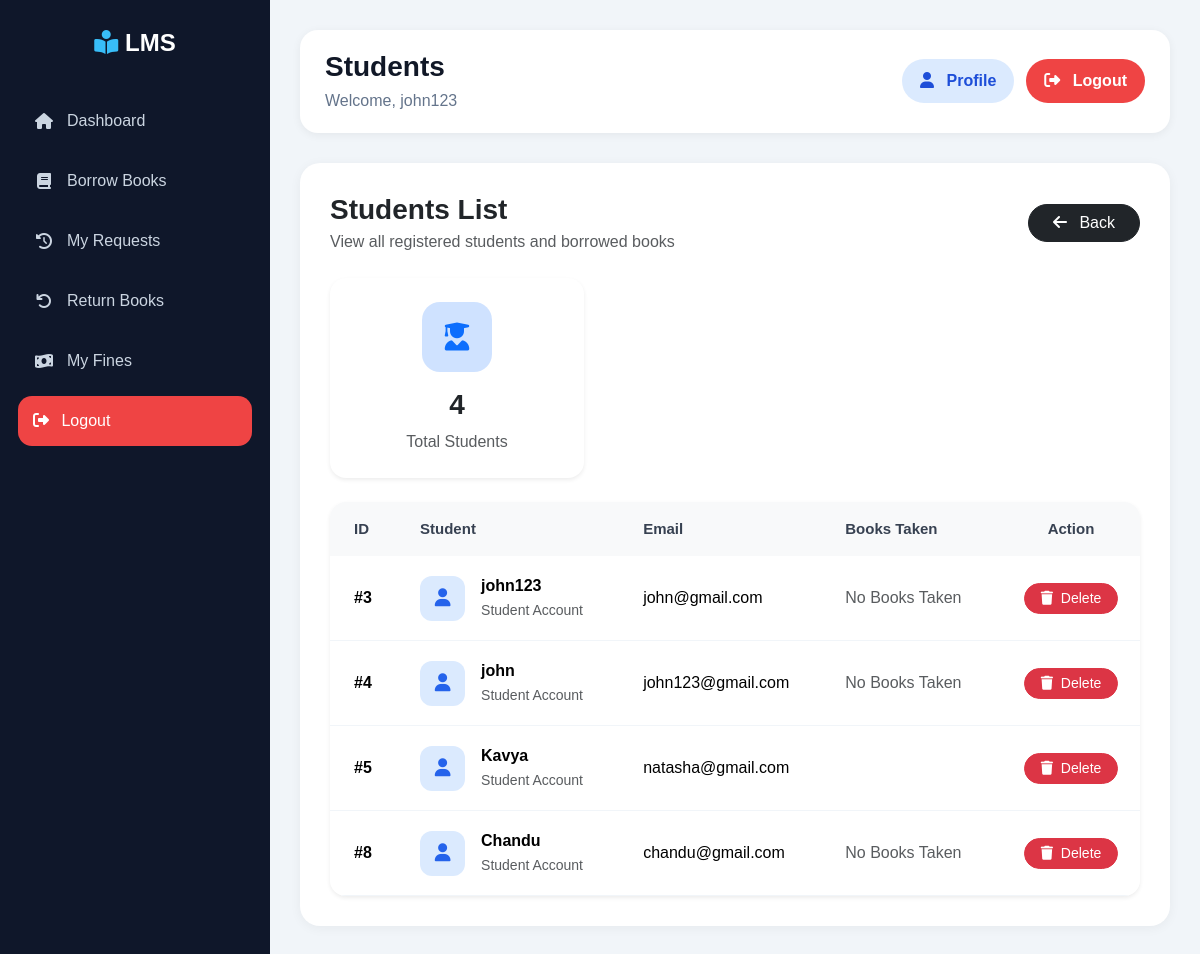
The app's page /librarian/students/ (signed in), older data.
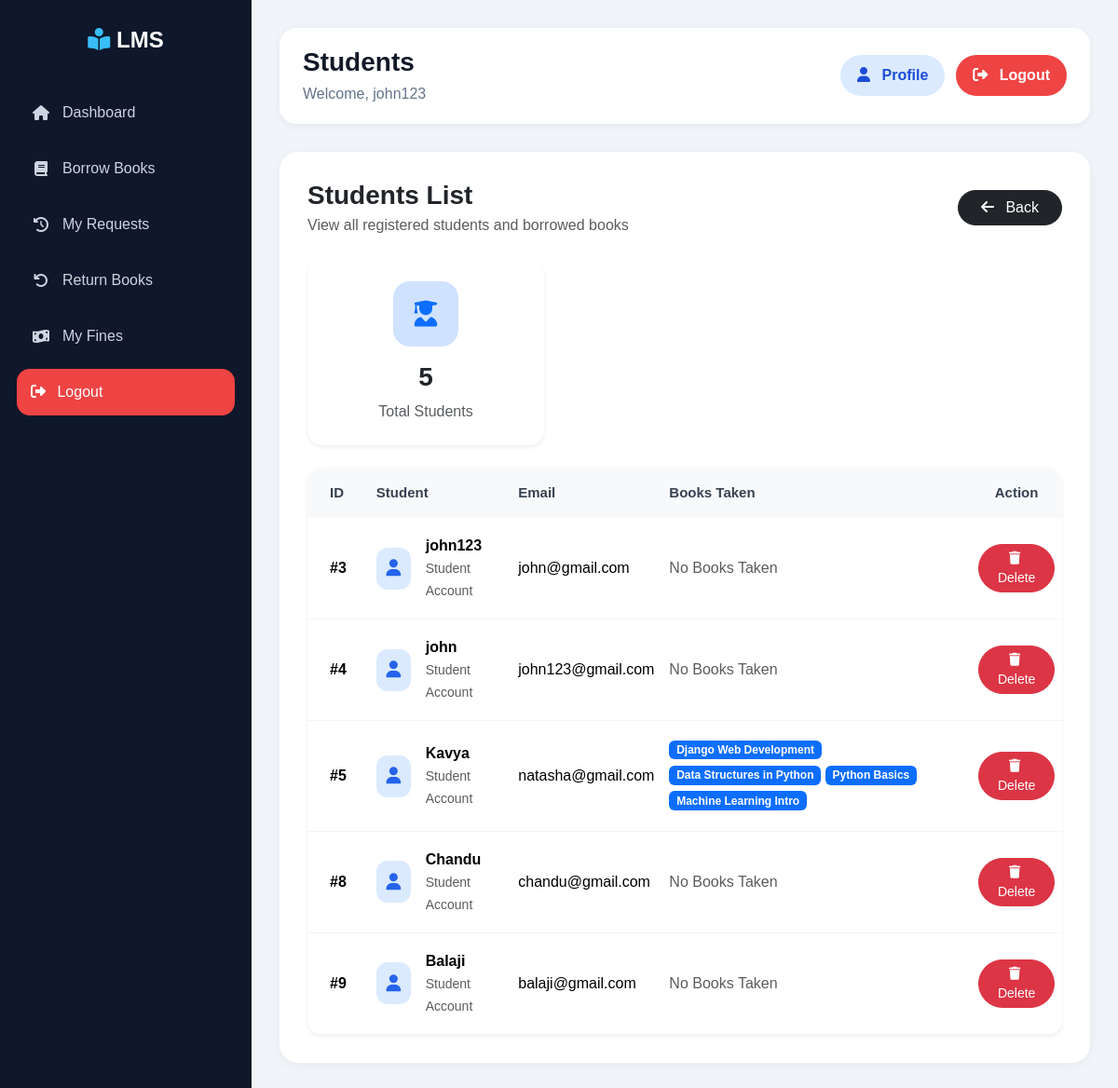
The same page, newer data.
### accounts/models.py (models this page shows, shortened)
class CustomUser(AbstractUser):
    ROLE_CHOICES = (
        ('student', 'Student'),
        ('teacher', 'Teacher'),
        ('librarian', 'Librarian'),
    )
    role = models.CharField(max_length=20, choices=ROLE_CHOICES)

### issue/models.py (models this page shows, shortened)
class IssueBook(models.Model):
    STATUS_CHOICES = [
        ('pending', 'Pending'),
        ('approved', 'Approved'),
        ('rejected', 'Rejected'),
        ('return_requested', 'Return Requested'),
        ('returned', 'Returned'),
        ('damaged', 'Damaged'),
        ('lost', 'Lost'),
    ]
    user = models.ForeignKey(
        CustomUser,
        on_delete=models.CASCADE
    )
    book = models.ForeignKey(
        Book,
        on_delete=models.CASCADE
    )
    status = models.CharField(
        max_length=30,
        choices=STATUS_CHOICES,
        default='pending'
    )
    request_date = models.DateField(
        auto_now_add=True
    )
    issue_date = models.DateField(
        null=True,
        blank=True
    )
    due_date = models.DateField(
        null=True,
        blank=True
    )
    rejection_reason = models.TextField(
        blank=True,
        null=True
    )
    return_reason = models.TextField(
        blank=True,
        null=True
    )

### books/models.py (models this page shows, shortened)
class Book(models.Model):
    title = models.CharField(
        max_length=200
    )
    author = models.CharField(
        max_length=150
    )
    isbn = models.CharField(
        max_length=20,
        unique=True
    )
    category = models.ForeignKey(
        Category,
        on_delete=models.CASCADE
    )
    price = models.DecimalField(
        max_digits=10,
        decimal_places=2,
        default=0
    )
    quantity = models.PositiveIntegerField(
        default=1
    )
    available = models.PositiveIntegerField(
        default=1
    )
    description = models.TextField(
        blank=True,
        null=True
    )
    added_on = models.DateTimeField(
        auto_now_add=True
    )

### librarian/views.py (the view)
@login_required
def students_list(request):
    students = CustomUser.objects.filter(
        role='student'
    )
    return render(
        request,
        'librarian/students.html',
        {
            'students': students
        }
    )

### librarian/templates/librarian/students.html (shortened to what this page needs)
{% extends 'base.html' %}
{% block page_title %}
Students
{% endblock %}
{% block content %}
<div class="d-flex justify-content-between align-items-center mb-4 flex-wrap gap-3">
    <div>
        <h3 class="fw-bold text-dark mb-1">
            Students List
        </h3>
        <p class="text-muted mb-0">
            View all registered students and borrowed books
        </p>
    </div>
    <a href="/librarian/dashboard/"
       class="btn btn-dark rounded-pill px-4">
        <i class="fa-solid fa-arrow-left me-2"></i>
        Back
    </a>
</div>
<div class="row g-4 mb-4">
    <div class="col-md-4">
        <div class="card border-0 shadow-sm rounded-4">
            <div class="card-body text-center p-4">
                <div class="summary-icon bg-primary-subtle text-primary mb-3">
                    <i class="fa-solid fa-user-graduate"></i>
                </div>
                <h3 class="fw-bold">
                    {{ students.count }}
                </h3>
                <p class="text-muted mb-0">
                    Total Students
                </p>
            </div>
        </div>
    </div>
</div>
<div class="card border-0 shadow-sm rounded-4 overflow-hidden">
    <div class="card-body p-0">
        <div class="table-responsive">
            <table class="table align-middle mb-0">
                <thead class="table-light">
                    <tr>
                        <th class="py-3 px-4">
                            ID
                        </th>
                        <th class="py-3">
                            Student
                        </th>
                        <th class="py-3">
                            Email
                        </th>
                        <th class="py-3">
                            Books Taken
                        </th>
                        <th class="py-3 text-center">
                            Action
                        </th>
                    </tr>
                </thead>
                <tbody>
                    {% for student in students %}
                    <tr>
                        <td class="px-4 fw-semibold">
                            #{{ student.id }}
                        </td>
                        <td>
                            <div class="d-flex align-items-center gap-3">
                                <div class="student-icon">
                                    <i class="fa-solid fa-user"></i>
                                </div>
                                <div>
                                    <div class="fw-semibold">
                                        {{ student.username }}
                                    </div>
                                    <small class="text-muted">
                                        Student Account
                                    </small>
                                </div>
                            </div>
                        </td>
                        <td>
                            {{ student.email }}
                        </td>
                        <td>
                            {% for issue in student.issuebook_set.all %}
                                {% if issue.status == 'approved' or issue.status == 'returned' %}
                                    <span class="badge bg-primary mb-1">
                                        {{ issue.book.title }}
                                    </span>
                                {% endif %}
                            {% empty %}
                                <span class="text-muted">
                                    No Books Taken
                                </span>
                            {% endfor %}
                        </td>
                        <td class="text-center">
                            <a href="/librarian/students/delete/{{ student.id }}/"
                               class="btn btn-danger btn-sm rounded-pill px-3">
                                <i class="fa-solid fa-trash me-1"></i>
                                Delete
                            </a>
                        </td>
                    </tr>
                    {% endfor %}
                </tbody>
            </table>
        </div>
    </div>
</div>
{% endblock %}

### templates/base.html (shortened to what this page needs)
<!doctype html>
<html lang="en">
<head>
    <link
        href="https://cdn.jsdelivr.net/npm/bootstrap@5.3.3/dist/css/bootstrap.min.css"
        rel="stylesheet"
    />
    <link
        rel="stylesheet"
        href="https://cdnjs.cloudflare.com/ajax/libs/font-awesome/6.5.1/css/all.min.css"
    />
</head>
<body>
    <div class="main-container">
        <div class="sidebar" id="sidebar">
            <div class="logo">
                <i class="fa-solid fa-book-open-reader"></i>
                <span class="text"> LMS </span>
            </div>
            <ul>
                {% if request.user.role == 'student' %}
                <li>
                    <a href="/student/dashboard/">
                        <i class="fa-solid fa-house"></i>
                        <span class="text"> Dashboard </span>
                    </a>
                </li>
                <li>
                    <a href="/issue/borrow/">
                        <i class="fa-solid fa-book"></i>
                        <span class="text"> Borrow Books </span>
                    </a>
                </li>
                <li>
                    <a href="/student/my-requests/">
                        <i class="fa-solid fa-clock-rotate-left"></i>
                        <span class="text"> My Requests </span>
                    </a>
                </li>
                <li>
                    <a href="/issue/return/">
                        <i class="fa-solid fa-arrow-rotate-left"></i>
                        <span class="text"> Return Books </span>
                    </a>
                </li>
                <li>
                    <a href="/fines/my-fines/">
                        <i class="fa-solid fa-money-bill-wave"></i>
                        <span class="text"> My Fines </span>
                    </a>
                </li>
                {% endif %}
                <li>
                    <form method="POST"
                          action="{% url 'logout' %}">
                        <button type="submit"
                                class="logout-btn-side">
                            <i class="fa-solid fa-right-from-bracket me-2"></i>
                            <span class="text"> Logout </span>
                        </button>
                    </form>
                </li>
            </ul>
        </div>
        <div class="content">
            <div class="topbar">
                <div class="topbar-left">
                    <h3>
                        {% block page_title %}{% endblock %}
                    </h3>
                    <p>
                        Welcome, {{ request.user.username }}
                    </p>
                </div>
                <div class="topbar-right">
                    <a href="{% url 'profile' %}"
                       class="profile-btn">
                        <i class="fa-solid fa-user me-2"></i>
                        Profile
                    </a>
                    <form method="POST"
                          action="{% url 'logout' %}"
                          class="m-0">
                        <button type="submit"
                                class="logout-btn">
                            <i class="fa-solid fa-right-from-bracket me-2"></i>
                            Logout
                        </button>
                    </form>
                </div>
            </div>
            <div class="page-content">
                {% block content %}
                {% endblock %}
            </div>
        </div>
    </div>
</body>
</html>

### templates/base.html (style rules this page uses)
* { margin:0; padding:0; box-sizing:border-box; font-family:Arial, Helvetica, sans-serif; }
body { background:#f1f5f9; overflow-x:hidden; }
.main-container { display:flex; min-height:100vh; }
.sidebar { width:270px; background:#0f172a; color:white; position:fixed; top:0; left:0; bottom:0; padding:25px 18px; overflow-y:auto; z-index:1000; transition:0.3s; }
.logo { font-size:24px; font-weight:bold; text-align:center; margin-bottom:35px; color:white; }
.logo i { color:#38bdf8; }
.sidebar ul { list-style:none; padding-left:0; }
.sidebar ul li { margin-bottom:10px; }
.sidebar ul li a { display:flex; align-items:center; gap:12px; text-decoration:none; color:#cbd5e1; padding:13px 15px; border-radius:14px; transition:0.3s; }
.sidebar ul li a i { width:22px; text-align:center; }
.logout-btn-side { width:100%; border:none; background:#ef4444; color:white; padding:13px 15px; border-radius:14px; text-align:left; transition:0.3s; }
.content { margin-left:270px; width:calc(100% - 270px); padding:30px; transition:0.3s; }
.topbar { background:white; padding:20px 25px; border-radius:18px; display:flex; justify-content:space-between; align-items:center; margin-bottom:30px; box-shadow:0 2px 10px rgba(0,0,0,0.06); flex-wrap:wrap; gap:15px; }
.topbar-left h3 { margin-bottom:5px; font-weight:700; color:#111827; }
.topbar-left p { margin:0; color:#64748b; }
.topbar-right { display:flex; align-items:center; gap:12px; flex-wrap:wrap; }
.profile-btn { text-decoration:none; background:#dbeafe; color:#1d4ed8; padding:10px 18px; border-radius:30px; font-weight:600; transition:0.3s; }
.logout-btn { border:none; background:#ef4444; color:white; padding:10px 18px; border-radius:30px; font-weight:600; transition:0.3s; }
.page-content { background:white; border-radius:20px; padding:30px; min-height:500px; box-shadow:0 2px 12px rgba(0,0,0,0.05); }
.table-responsive { width:100%; overflow-x:auto; }

### librarian/templates/librarian/students.html (style rules this page uses)
.table thead th { font-size:15px; font-weight:600; color:#374151; border:none; }
.table tbody td { padding-top:18px; padding-bottom:18px; border-color:#f1f5f9; vertical-align:middle; }
.table tbody tr { transition:0.3s; }
.student-icon { width:45px; height:45px; border-radius:12px; background:#dbeafe; color:#2563eb; display:flex; align-items:center; justify-content:center; font-size:18px; }
.summary-icon { width:70px; height:70px; border-radius:18px; display:flex; align-items:center; justify-content:center; margin:auto; font-size:28px; }
.card { transition:0.3s; }

Row changes from the older to the newer data that the page shows:
changed CustomUser "Kavya": gains IssueBook (book "Django Web Development"); gains IssueBook (book "Data Structures in Python")
added IssueBook: book "Python Basics", shown under CustomUser "Kavya"
added IssueBook: book "Machine Learning Intro", shown under CustomUser "Kavya"
added CustomUser: id "9", username "Balaji", email "balaji@gmail.com"
Text that changed along with them:
{{ students.count }}: "4" → "5"
